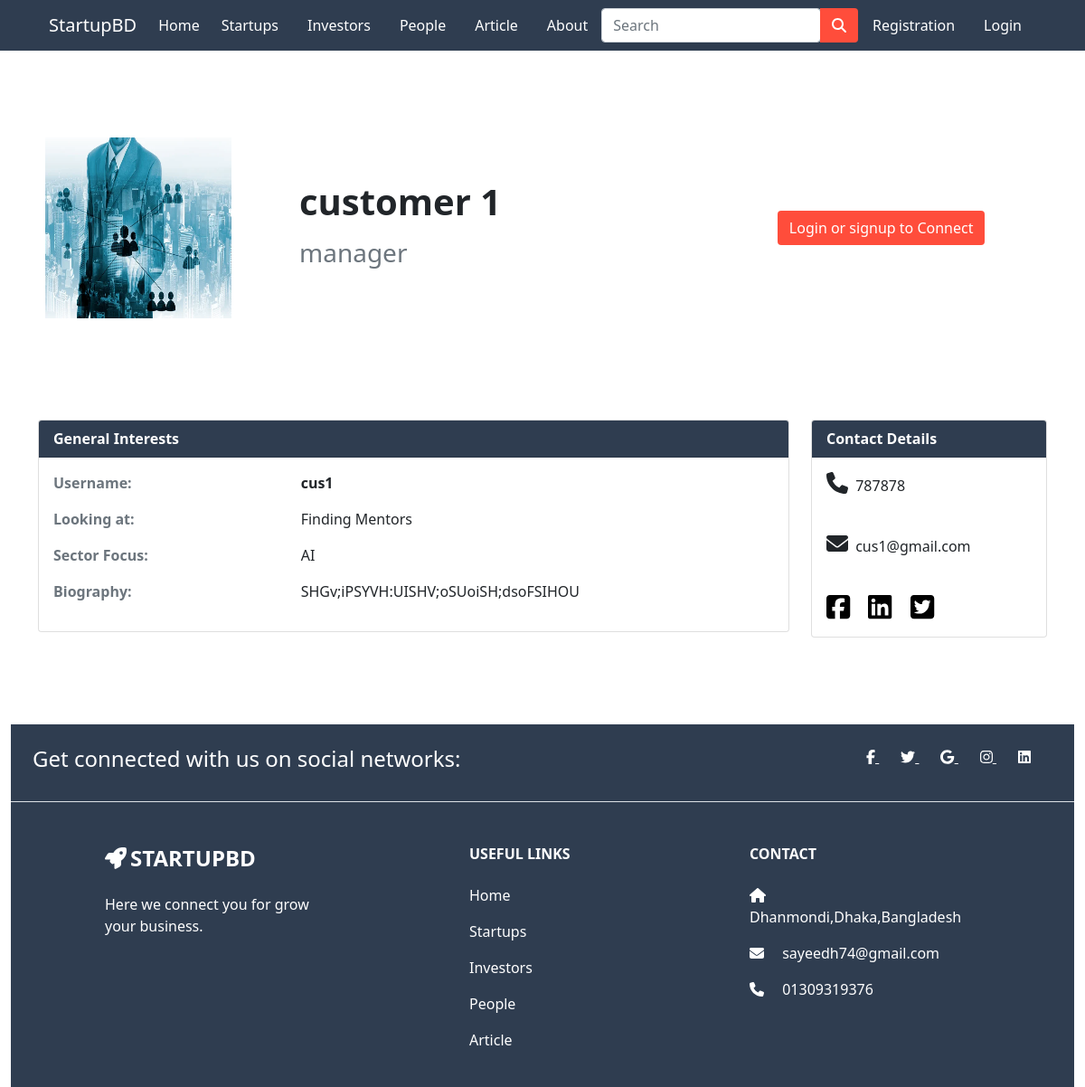
The app's page /customer_profile/4/ with its own data.
### app/models.py (models this page shows, shortened)
class CustomerInfo(models.Model):
  user = models.ForeignKey(settings.AUTH_USER_MODEL, on_delete=models.CASCADE)
  name = models.CharField(max_length=100)
  biography=models.TextField(max_length=500,blank=True,null=True)
  email = models.EmailField(max_length=100, blank=True, null=True)
  mobile = models.CharField(max_length=20,blank=True,null=True)
  profession = models.CharField(max_length=50,blank=True,null=True)
  looking_at = models.CharField(choices=LOOK_CHOICES, max_length=100, null=True, blank=True)
  sector = models.CharField(max_length=100, choices=SECTOR,blank=True, null=True)
  image = models.ImageField(upload_to='images/',null=True,blank=True)
  facebook_link = models.URLField(blank=True)
  linkedin_link = models.URLField(blank=True)
  twitter_link = models.URLField(blank=True)

class User(AbstractUser):
  is_customer = models.BooleanField(default=False)
  is_investor = models.BooleanField(default=False)
  is_startup = models.BooleanField(default=False)
  friends = models.ManyToManyField('User',blank=True)

### app/views.py (the view)
# urls.py: path('customer_profile/<int:pk>/',views.customer_profile,name='customer_profile'),
def customer_profile(request,pk):
  customer = CustomerInfo.objects.get(pk=pk)
  return render(request, 'app/customer_profile.html',{'customer':customer})

### app/templates/app/customer_profile.html (shortened to what this page needs)
{% extends 'app/base.html' %}
{% load static %}
{% block main-content %}
<div class="container my-5" style="padding-top: 40px;">
  <div class="row">
    <div class="col-md-12">
      <div class="card flex-row  mt-5" style="border: none;">
        <div class="card-body row px-2 align-items-center">
          <div class="col-md-3">
            <img src="{{ customer.image.url }}" width="80%" height="200px" alt="No images">
          </div>
          <div class="col-md-5">
            <h4 class="card-title">
              <h1><b>{{customer.name}}</b></h1>
            </h4>
            <p class="card-text">
            <h3 class="text-muted">{{customer.profession}}</h3>
            </p>
          </div>
          {% if customer.user.id == request.user.id %}
          <div class="col-md-4 text-center">
            <div class="flex-row">
              <a href="{% url 'customer-form' customer.id %}" class="btn" style="background-color: #FF4D3B; color: white;">Update Profile</a>
            </div>
          </div>
          {% elif request.user.is_authenticated %}
          <div class="col-md-4 text-center">
            <div class="flex-row">
              <a href="{% url 'create-thread' %}" class="btn" style="background-color: #FF4D3B; color: white;">Connect</a>
            </div>
          </div>
          {% else %}
          <div class="col-md-4 text-center">
            <div class="flex-row">
              <a href="{% url 'login' %}" class="btn" style="background-color: #FF4D3B; color: white;">Login or signup to Connect</a>
            </div>
          </div>
          {% endif %}
        </div>
      </div>
    </div>
  </div>
</div> <br> <br>
<div class="container mb-5">
  <div class="row">
    <div class="col-md-9">
      <div class="card ">
        <div class="card-header" style="background-color: #2F3D50; color: white;" color: white;"><b> General Interests</b></div>
        <div class="card-body">
          <div class="row">
            <div class="col-4 text-muted">
              <p><b> Username:</b></p>
            </div>
            <div class="col-6">
              <p><b> {{customer.user.username}}</b></p>
            </div>
          </div>
          <div class="row">
            <div class="col-4 text-muted">
              <p><b> Looking at:</b></p>
            </div>
            <div class="col-6">
              <p>{{customer.looking_at}}</p>
            </div>
          </div>
          <div class="row">
            <div class="col-4 text-muted">
              <p><b> Sector Focus:</b></p>
            </div>
            <div class="col-6">
              <p>{{customer.sector}}</p>
            </div>
          </div>
          <div class="row">
            <div class="col-4 text-muted">
              <p><b> Biography:</b></p>
            </div>
            <div class="col-6">
              <p>{{customer.biography}}</p>
            </div>
          </div>
        </div>
      </div>
    </div>
    <div class="col-md-3">
      <div class="card">
        <div class="card-header" style="background-color: #2F3D50; color: white;" color: white;">
          <b>Contact Details</b>
        </div>
        <div class="card-body">
          <p><i style="font-size:24px" class="fa me-1">&#xf095;</i> {{customer.mobile}}</p>
          <br>
          <p><i style="font-size:24px" class="fa me-1">&#xf0e0;</i> {{customer.email}}</p>
          <br>
          <a href="{{customer.facebook_link}}" id="link"><i class="fab fa-facebook-square fa-2x"></i></a>
          <a class="mx-3" id="link" href="{{customer.linkedin_link}}"><i class="fab fa-linkedin fa-2x"></i></a>
          <a href="{{customer.twitter_link}}" id="link"><i class="fab fa-twitter-square fa-2x"></i></a>
        </div>
      </div>
    </div>
  </div>
</div>
<br><br>
{% endblock main-content %}

### app/templates/app/customer_profile.html (style rules this page uses)
#link { text-decoration: none; font-size: 15px; color: black; }

### records on screen
CustomerInfo: image (picture), name "customer 1", profession "manager", user.username "cus1", looking_at "Finding Mentors", sector "AI", biography "SHGv;iPSYVH:UISHV;oSUoiSH;dsoFSIHOU", mobile "787878", email "cus1@gmail.com"
